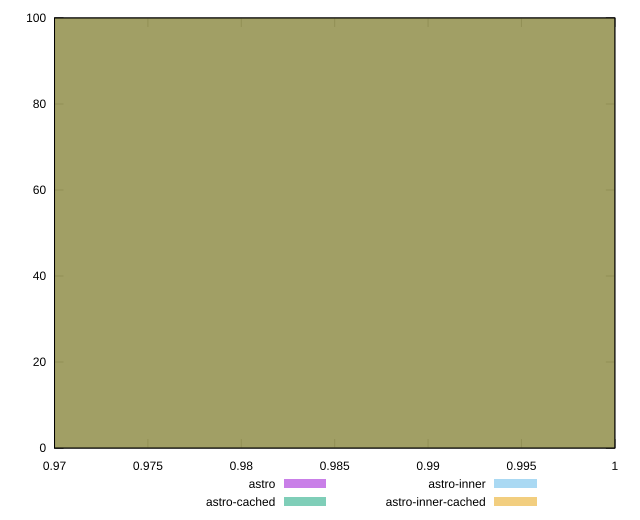

Source code (gnuplot):
reset

$astro <<EOF
1 100
EOF

$astroCached <<EOF
1 100
EOF

$astroInner <<EOF
1 100
EOF

$astroInnerCached <<EOF
1 100
EOF

set key outside below
set boxwidth 0.1
set xrange [0.97:1]
set yrange [0:100]
set trange [0:100]
set style fill transparent solid 0.5 noborder
set terminal svg size 640, 520 enhanced background rgb 'white'
set output "reports/report_00033_2021-03-01T14-23-16.841Z/estimated-input-latency/comparison/histogram/all_score.svg"

plot $astro title "astro" with boxes, \
     $astroCached title "astro-cached" with boxes, \
     $astroInner title "astro-inner" with boxes, \
     $astroInnerCached title "astro-inner-cached" with boxes

reset
